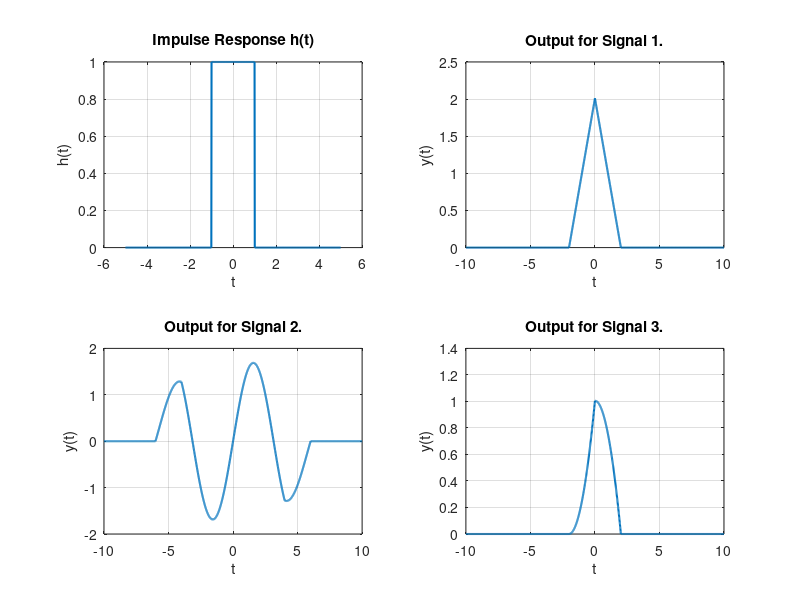

Write MATLAB code to recreate this figure.
function main
    dt = 0.01;
    t = -5:dt:5;

    h = double(abs(t) <= 1); 

    x1 = double(abs(t) <= 1);           
    x2 = sin(t);                         
    x3 = ((t+1)/2) .* (t >= -1 & t <= 1); 

    [y1, t1] = convolve(t, x1, h, dt);
    [y2, t2] = convolve(t, x2, h, dt);
    [y3, t3] = convolve(t, x3, h, dt);

    figure;
    subplot(2,2,1);
    plot(t,h,'LineWidth',1.5);
    grid on;
    title('Impulse Response h(t)');
    xlabel('t'); ylabel('h(t)');

    subplot(2,2,2);
    plot(t1,y1,'LineWidth',1.5); 
    grid on;
    title('Output for Signal 1.');
    xlabel('t'); ylabel('y(t)');

    subplot(2,2,3);
    plot(t2,y2,'LineWidth',1.5); 
    grid on;
    title('Output for Signal 2.');
    xlabel('t'); ylabel('y(t)');

    subplot(2,2,4);
    plot(t3,y3,'LineWidth',1.5); 
    grid on;
    title('Output for Signal 3.');
    xlabel('t'); ylabel('y(t)');
end

function [y, t_conv] = convolve(t, x, h, dt)
    y = conv(x, h) * dt;  
    
    t_start = t(1) + t(1);             
    t_conv = t_start + (0:length(y)-1) * dt;
end